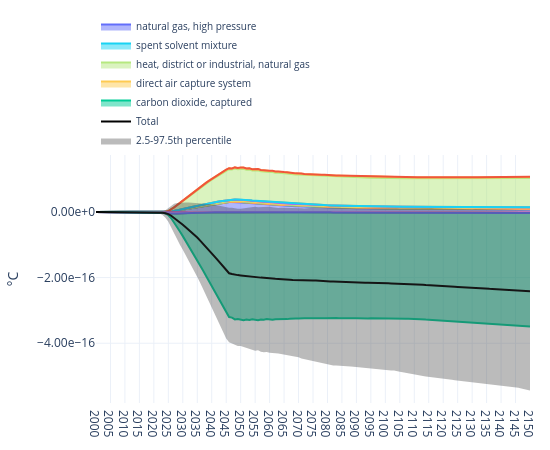

Notebook source saved alongside this figure:
### Code cell
plot_temp(
    trails,
    by="root activity",
    title="Temperature change by root activity",
    method_label="°C",
    year_range=(2000, 2150),
)

### Figure 1 — Plotly figure (JSON) as saved in the notebook; plotly's stock layout.template omitted (floating-point values rounded to 4 significant figures; data arrays with more than 128 entries replaced by an {"elided": "..."} marker saying what was removed)
{"data": [{"hovertemplate": "<b>%{meta}</b><br>Year: %{x}<br>°C: %{y:.6g}<extra></extra>", "legendgroup": "root::3458", "meta": "natural gas, high pressure", "mode": "lines", "name": "natural gas, high pressure", "showlegend": true, "stackgroup": "positive", "type": "scatter", "x": {"elided": "151 int values"}, "y": {"elided": "151 float values"}}, {"hovertemplate": "<b>%{meta}</b><br>Year: %{x}<br>°C: %{y:.6g}<extra></extra>", "legendgroup": "root::3458", "meta": "natural gas, high pressure", "mode": "lines", "name": "natural gas, high pressure", "showlegend": false, "stackgroup": "negative", "type": "scatter", "x": {"elided": "151 int values"}, "y": {"elided": "151 float values"}}, {"hoverinfo": "skip", "legendgroup": "root::6890", "meta": "electricity, medium voltage", "mode": "lines", "name": "electricity, medium voltage", "showlegend": false, "stackgroup": "positive", "type": "scatter", "x": {"elided": "151 int values"}, "y": {"elided": "151 float values"}}, {"hoverinfo": "skip", "legendgroup": "root::6890", "meta": "electricity, medium voltage", "mode": "lines", "name": "electricity, medium voltage", "showlegend": false, "stackgroup": "negative", "type": "scatter", "x": {"elided": "151 int values"}, "y": {"elided": "151 float values"}}, {"hoverinfo": "skip", "legendgroup": "root::7235", "meta": "limestone residue", "mode": "lines", "name": "limestone residue", "showlegend": false, "stackgroup": "positive", "type": "scatter", "x": {"elided": "151 int values"}, "y": {"elided": "151 float values"}}, {"hovertemplate": "<b>%{meta}</b><br>Year: %{x}<br>°C: %{y:.6g}<extra></extra>", "legendgroup": "root::7363", "meta": "spent solvent mixture", "mode": "lines", "name": "spent solvent mixture", "showlegend": true, "stackgroup": "positive", "type": "scatter", "x": {"elided": "151 int values"}, "y": {"elided": "151 float values"}}, {"hovertemplate": "<b>%{meta}</b><br>Year: %{x}<br>°C: %{y:.6g}<extra></extra>", "legendgroup": "root::7363", "meta": "spent solvent mixture", "mode": "lines", "name": "spent solvent mixture", "showlegend": false, "stackgroup": "negative", "type": "scatter", "x": {"elided": "151 int values"}, "y": {"elided": "151 float values"}}, {"hoverinfo": "skip", "legendgroup": "root::7819", "meta": "electricity, low voltage", "mode": "lines", "name": "electricity, low voltage", "showlegend": false, "stackgroup": "positive", "type": "scatter", "x": {"elided": "151 int values"}, "y": {"elided": "151 float values"}}, {"hoverinfo": "skip", "legendgroup": "root::7819", "meta": "electricity, low voltage", "mode": "lines", "name": "electricity, low voltage", "showlegend": false, "stackgroup": "negative", "type": "scatter", "x": {"elided": "151 int values"}, "y": {"elided": "151 float values"}}, {"hoverinfo": "skip", "legendgroup": "root::9531", "meta": "diesel, low-sulfur", "mode": "lines", "name": "diesel, low-sulfur", "showlegend": false, "stackgroup": "positive", "type": "scatter", "x": {"elided": "151 int values"}, "y": {"elided": "151 float values"}}, {"hoverinfo": "skip", "legendgroup": "root::9531", "meta": "diesel, low-sulfur", "mode": "lines", "name": "diesel, low-sulfur", "showlegend": false, "stackgroup": "negative", "type": "scatter", "x": {"elided": "151 int values"}, "y": {"elided": "151 float values"}}, {"hoverinfo": "skip", "legendgroup": "root::15007", "meta": "potassium hydroxide", "mode": "lines", "name": "potassium hydroxide", "showlegend": false, "stackgroup": "positive", "type": "scatter", "x": {"elided": "151 int values"}, "y": {"elided": "151 float values"}}, {"hoverinfo": "skip", "legendgroup": "root::15007", "meta": "potassium hydroxide", "mode": "lines", "name": "potassium hydroxide", "showlegend": false, "stackgroup": "negative", "type": "scatter", "x": {"elided": "151 int values"}, "y": {"elided": "151 float values"}}, {"hoverinfo": "skip", "legendgroup": "root::19323", "meta": "limestone, crushed, for mill", "mode": "lines", "name": "limestone, crushed, for mill", "showlegend": false, "stackgroup": "positive", "type": "scatter", "x": {"elided": "151 int values"}, "y": {"elided": "151 float values"}}, {"hoverinfo": "skip", "legendgroup": "root::19323", "meta": "limestone, crushed, for mill", "mode": "lines", "name": "limestone, crushed, for mill", "showlegend": false, "stackgroup": "negative", "type": "scatter", "x": {"elided": "151 int values"}, "y": {"elided": "151 float values"}}, {"hoverinfo": "skip", "legendgroup": "root::21278", "meta": "tap water", "mode": "lines", "name": "tap water", "showlegend": false, "stackgroup": "positive", "type": "scatter", "x": {"elided": "151 int values"}, "y": {"elided": "151 float values"}}, {"hoverinfo": "skip", "legendgroup": "root::21278", "meta": "tap water", "mode": "lines", "name": "tap water", "showlegend": false, "stackgroup": "negative", "type": "scatter", "x": {"elided": "151 int values"}, "y": {"elided": "151 float values"}}, {"hovertemplate": "<b>%{meta}</b><br>Year: %{x}<br>°C: %{y:.6g}<extra></extra>", "legendgroup": "root::24652", "meta": "heat, district or industrial, natural gas", "mode": "lines", "name": "heat, district or industrial, natural gas", "showlegend": true, "stackgroup": "positive", "type": "scatter", "x": {"elided": "151 int values"}, "y": {"elided": "151 float values"}}, {"hovertemplate": "<b>%{meta}</b><br>Year: %{x}<br>°C: %{y:.6g}<extra></extra>", "legendgroup": "root::24652", "meta": "heat, district or industrial, natural gas", "mode": "lines", "name": "heat, district or industrial, natural gas", "showlegend": false, "stackgroup": "negative", "type": "scatter", "x": {"elided": "151 int values"}, "y": {"elided": "151 float values"}}, {"hovertemplate": "<b>%{meta}</b><br>Year: %{x}<br>°C: %{y:.6g}<extra></extra>", "legendgroup": "root::26631", "meta": "direct air capture system", "mode": "lines", "name": "direct air capture system", "showlegend": true, "stackgroup": "positive", "type": "scatter", "x": {"elided": "151 int values"}, "y": {"elided": "151 float values"}}, {"hovertemplate": "<b>%{meta}</b><br>Year: %{x}<br>°C: %{y:.6g}<extra></extra>", "legendgroup": "root::26631", "meta": "direct air capture system", "mode": "lines", "name": "direct air capture system", "showlegend": false, "stackgroup": "negative", "type": "scatter", "x": {"elided": "151 int values"}, "y": {"elided": "151 float values"}}, {"hoverinfo": "skip", "legendgroup": "root::26632", "meta": "direct air capture system", "mode": "lines", "name": "direct air capture system", "showlegend": false, "stackgroup": "positive", "type": "scatter", "x": {"elided": "151 int values"}, "y": {"elided": "151 float values"}}, {"hovertemplate": "<b>%{meta}</b><br>Year: %{x}<br>°C: %{y:.6g}<extra></extra>", "legendgroup": "root::41792", "meta": "carbon dioxide, captured", "mode": "lines", "name": "carbon dioxide, captured", "showlegend": true, "stackgroup": "negative", "type": "scatter", "x": {"elided": "151 int values"}, "y": {"elided": "151 float values"}}, {"hovertemplate": "<b>Total</b><br>Year: %{x}<br>Total temperature change: %{y:.6g}<extra></extra>", "line": {"color": "black", "width": 2}, "mode": "lines", "name": "Total", "showlegend": true, "type": "scatter", "x": {"elided": "151 int values"}, "y": {"elided": "151 float values"}, "yaxis": "y"}, {"hoverinfo": "skip", "line": {"width": 0}, "mode": "lines", "showlegend": false, "type": "scatter", "x": {"elided": "151 int values"}, "y": {"elided": "151 float values"}, "yaxis": "y"}, {"fill": "tonexty", "fillcolor": "rgba(60,60,60,0.35)", "line": {"width": 0}, "mode": "lines", "name": "2.5-97.5th percentile", "type": "scatter", "x": {"elided": "151 int values"}, "y": {"elided": "151 float values"}, "yaxis": "y"}], "layout": {"annotations": [{"showarrow": false, "text": "Temperature change by root activity", "x": 0.5, "xanchor": "center", "xref": "paper", "y": -0.2, "yanchor": "top", "yref": "paper"}], "height": 450, "hoverlabel": {"align": "left", "font": {"size": 11}}, "hovermode": "x unified", "legend": {"entrywidth": 260, "entrywidthmode": "pixels", "font": {"size": 10}, "groupclick": "togglegroup", "orientation": "h", "tracegroupgap": 0, "x": 0, "xanchor": "left", "y": 1, "yanchor": "bottom"}, "margin": {"b": 40, "l": 60, "r": 20, "t": 119}, "title": {"text": "", "x": 0.5, "xanchor": "center"}, "width": 550, "xaxis": {"dtick": 5, "range": [2000, 2150], "showgrid": true, "tick0": 2000, "tickmode": "linear"}, "yaxis": {"showgrid": true, "tickformat": ".2e", "title": {"text": "°C"}, "type": "linear"}}}
